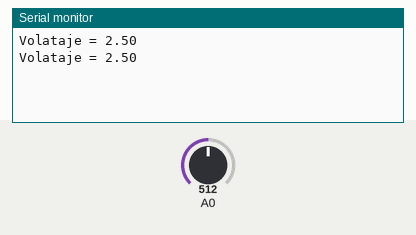
The sketch below on a simulated Arduino Uno, built with avr-gcc and run on an emulated ATmega328P. Parts: the last lines printed to the serial monitor. Inputs (shaded band) come from the test bench; at power-on: A0 = 512.

Above: at 1.8 s.
1.9 s: A0 set to 716
At 2.8 s:
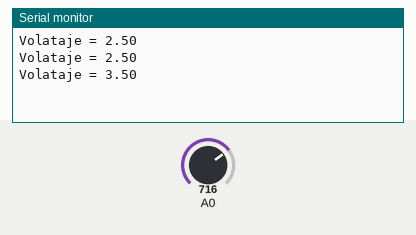
3.4 s: A0 set to 900
At 4.4 s:
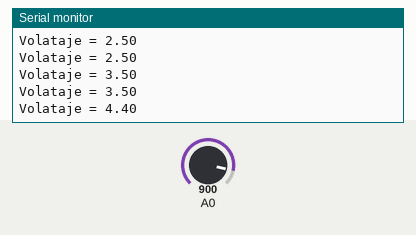
Timing chart, 0 to 6.4 s (numbered marks = the images above; inputs shaded):
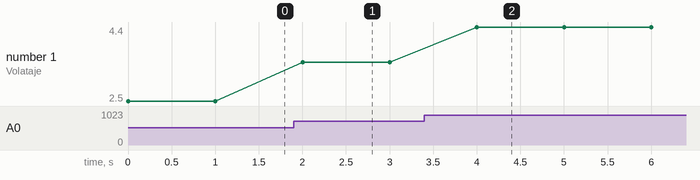

Measured:
- after the input at 1.9 s, the serial monitor: prints a new line after 0.10 s (image 1)
- after the input at 3.4 s, the serial monitor: prints a new line after 0.60 s (image 2)
- plotted number 1: 2.5 → 3.5 after the input at 1.9 s, 3.5 → 4.4 after the input at 3.4 s

The sketch:

lect_adc_basic.ino
```cpp
void setup() {
  Serial.begin(9600);

}

void loop() {

 //analogReference(EXTERNAL);
 int value = analogRead(A0);
 float volt = value*5/1023.0;
 Serial.print("Volataje = ");
 Serial.println(volt);
 delay(1000);
}
```
